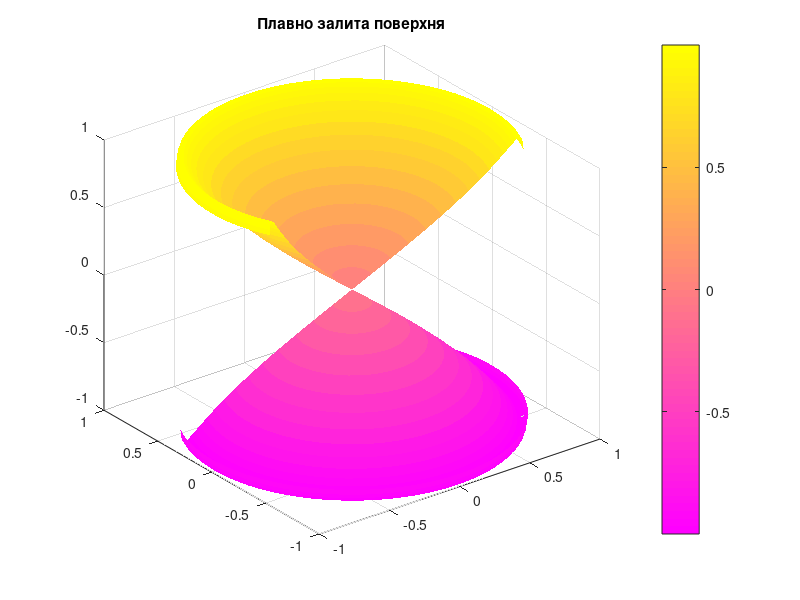

This figure's MATLAB source:
[U, V] = meshgrid(-2:0.1:2, -2:0.1:2);
X = erf(U) .* sin(V);
Y = erf(U) .* cos(V);
Z = sin(U);

surf(X, Y, Z, 'EdgeColor', 'none');
colormap(spring);
colorbar;
title('Плавно залита поверхня');

